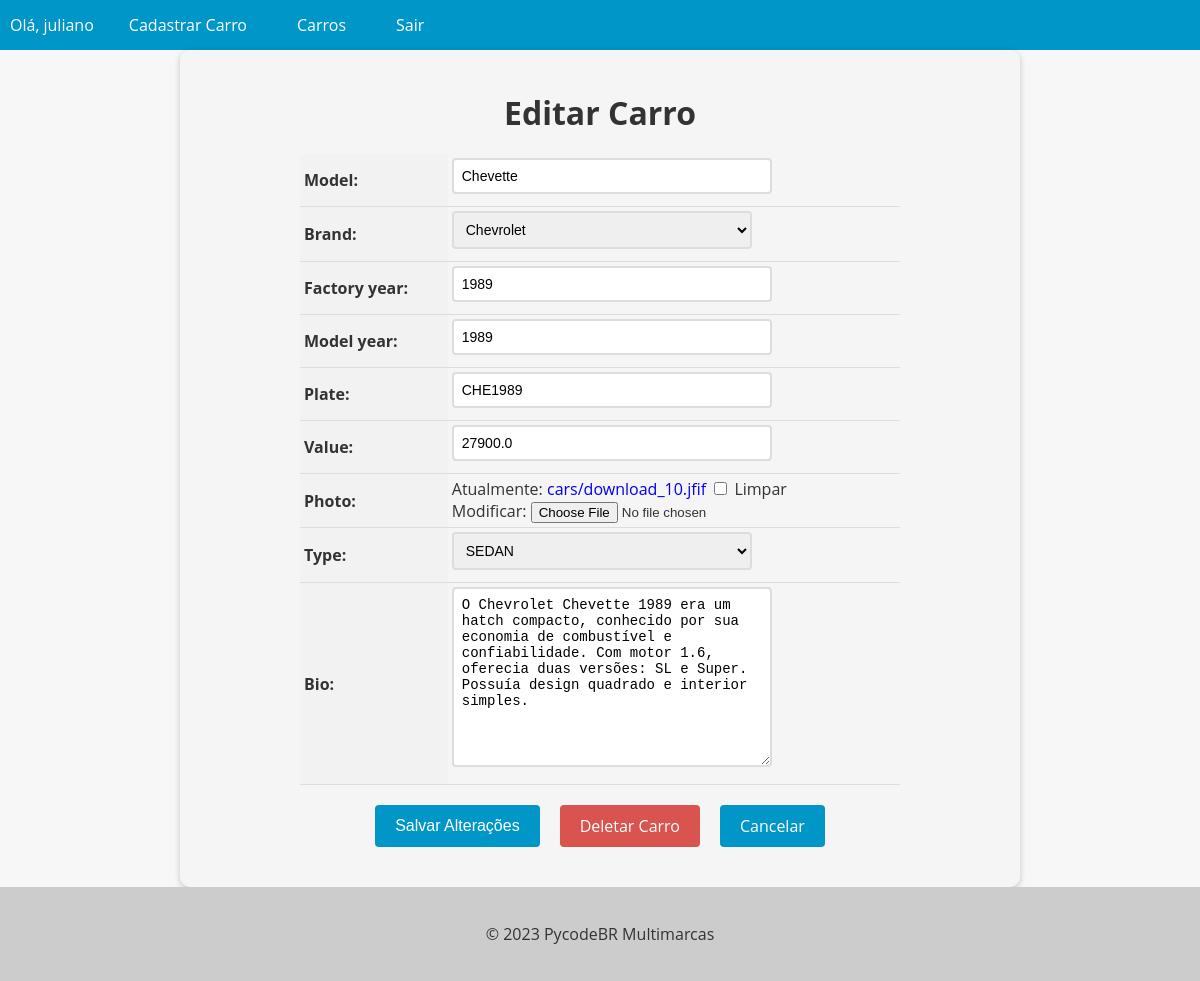
The app's page /car/14/update/ (signed in) with its own data.
### cars/models.py (models this page shows, shortened)
class Car(models.Model):
    id = models.AutoField(primary_key=True)
    model = models.CharField(max_length=200)
    brand = models.ForeignKey(Brand, on_delete=models.PROTECT, related_name='brands')
    factory_year = models.IntegerField(blank=True, null=True)
    model_year = models.IntegerField(blank=True, null=True)
    plate = models.CharField(max_length=10, blank=True, null=True)
    value = models.FloatField(blank=True, null=True)
    photo = models.ImageField(upload_to='cars/', blank=True, null=True)
    type = models.ForeignKey(Type, on_delete=models.PROTECT, related_name='type', null=True, blank=True)
    bio = models.TextField(blank=True, null=True)

### cars/views.py (the view, shortened to what this page needs)
# urls.py: path('car/<int:pk>/update/', CarUpdateView.as_view(), name='car_update'),
@method_decorator(login_required(login_url='login'), name='dispatch')
class CarUpdateView(UpdateView):
    model = Car
    form_class = CarModelForm
    template_name = 'car_update.html'
    success_url = '/cars/'

### cars/forms.py (shortened to what this page needs)
class CarModelForm(forms.ModelForm):
    class Meta:
        model = Car
        fields = '__all__'

### cars/models.py (called while the page is built)
    def __str__(self):
        return self.name

    def __str__(self):
        return self.name

### cars/templates/car_update.html (shortened to what this page needs)
{% extends "base.html" %}
{% block content %}
  <form method="post" enctype="multipart/form-data">
    <h1>Editar Carro</h1>
    <table>
      {{ form.as_table }}
    </table>
    <div>
      <div class="buttons-container">
        <input type="submit" value="Salvar Alterações" class="btn btn-primary">
        <a href="{% url 'car_delete' pk=object.pk %}" class="btn btn-danger">Deletar Carro</a>
        <a href="{% url 'cars_list' %}" class="btn btn-secondary">Cancelar</a>
      </div>
    </div>
  </form>
{% endblock %}

### app/templates/base.html (shortened to what this page needs)
<!DOCTYPE html>
<html lang="en">
<head>
</head>
<body>
  <header>
    <nav>
      <ul>
        {% if user.is_authenticated %}
          <li>Olá, {{ user.username }}</li>
          <li><a href="{% url 'new_car' %}">Cadastrar Carro</a></li>
        {% endif %}
        <li><a href="{% url 'cars_list' %}">Carros</a></li>
        {% if user.is_authenticated %}
          <li><a href="{% url 'logout' %}">Sair</a></li>
        {% endif %}
      </ul>
    </nav>
  </header>
  <main>
    {% block content %}
    {% endblock %}
  </main>
  <footer>
    <p>&copy; 2023 PycodeBR Multimarcas</p>
  </footer>
</body>
</html>

### app/templates/base.html (style rules this page uses)
body { font-family: 'Open Sans', sans-serif; background-color: #f7f7f7; color: #333; margin: 0; padding: 0; }
header { background-color: #0096c7; color: #fff; text-align: center; }
footer { background-color: #ccc; color: #333; padding: 20px; text-align: center; }
nav { background-color: #0096c7; color: #fff; height: 50px; display: flex; justify-content: space-between; align-items: center; }
nav ul { list-style: none; margin: 0; padding: 0; display: flex; }
nav ul li { margin: 0 10px; }
nav ul li a { color: #fff; text-decoration: none; font-size: 16px; padding: 15px; transition: all 0.3s ease; }

### cars/templates/car_update.html (style rules this page uses)
form { max-width: 800px; margin: 0 auto; padding: 20px; background-color: #f5f5f5; border-radius: 10px; box-shadow: 0 2px 6px rgba(0, 0, 0, 0.2); }
form h1 { font-size: 2rem; margin-bottom: 20px; text-align: center; }
table { margin: 0 auto; border-collapse: collapse; width: 100%; max-width: 600px; }
th, td { padding: 4px; text-align: left; border-bottom: 1px solid #ddd; }
th { background-color: #f2f2f2; }
input[type="text"], input[type="number"], select, textarea { padding: 8px; font-size: 14px; border: 2px solid #ddd; border-radius: 4px; width: 100%; max-width: 300px; margin-bottom: 8px; transition: border-bottom-color 0.3s ease-in-out; }
.btn { background-color: #0096c7; color: #fff; border: none; padding: 10px 20px; font-size: 16px; border-radius: 4px; cursor: pointer; transition: background-color 0.3s ease-in-out; }
.buttons-container { display: flex; justify-content: center; margin-top: 20px; margin-bottom: 20px; }
.btn { display: inline-block; background-color: #0096c7; color: #fff; border: none; padding: 10px 20px; font-size: 16px; border-radius: 4px; cursor: pointer; transition: background-color 0.3s ease-in-out; margin: 0 10px; }
.btn-danger { background-color: #d9534f; text-decoration: none !important; }
a { text-decoration: none !important; }

### records on screen
Car: model "Chevette", brand "Chevrolet", factory_year "1989", model_year "1989", plate "CHE1989", value "27900.0", type "SEDAN", bio "O Chevrolet Chevette 1989 era um hatch compacto, conhecido por sua economia de combustível e confiabilidade. Com motor 1.6, oferecia duas versões: SL e Super. Possuía design quadrado e interior simples."

### other values on screen
{{ user.username }} "juliano"
